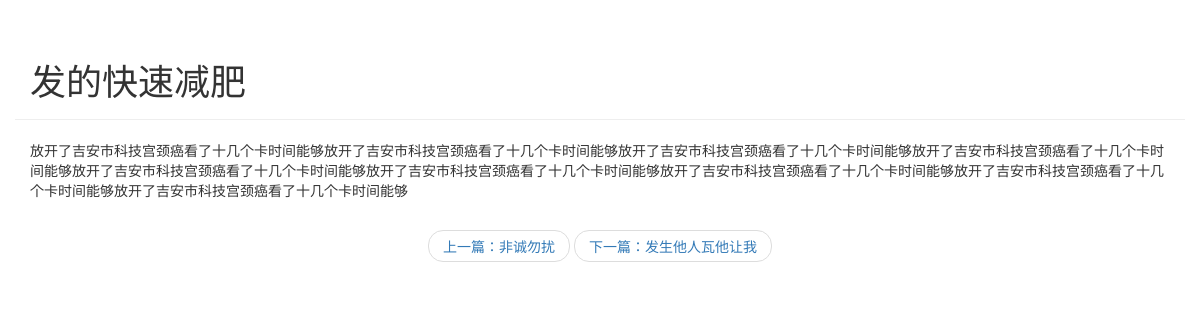
Page /blog/detail/3 on the committed database.
### blog/models.py (models this page shows, shortened)
class Article(models.Model):
    article_id = models.AutoField(primary_key=True)
    title = models.TextField()
    brief_content = models.TextField()
    content = models.TextField()
    publish_date = models.DateTimeField(auto_now=True)

### blog/views.py (the view)
# urls.py: path('detail/<int:article_id>', views.get_detail_page),
def get_detail_page(request, article_id):
    curr_article = Article.objects.get(article_id=article_id)
    try:
        previous_article = Article.objects.get(article_id=(int(article_id)-1))
    except:
        previous_article = curr_article
    try:
        next_article = Article.objects.get(article_id=(int(article_id)+1))
    except:
        next_article = curr_article
    section_list = curr_article.content.split('\n')
    context = {
        'curr_article': curr_article,
        'section_list': section_list,
        'previous_article': previous_article,
        'next_article': next_article
    }
    return render(request, 'blog/detail.html', context=context)

### blog/templates/blog/detail.html (shortened to what this page needs)
<!DOCTYPE html>
<html lang="en">
<head>
    <link rel="stylesheet" href="https://cdn.jsdelivr.net/npm/bootstrap@3.3.7/dist/css/bootstrap.min.css"
>
</head>
<body>
<div class="container page-header">
    <h1>{{ curr_article.title }}</h1>
</div>
<div class="container body-main">
    <div>
        {% for section in section_list %}
            <p>{{ section }}</p>
        {% endfor %}
    </div>
</div>
<div>
    <nav aria-label="...">
        <ul class="pager">
            <li><a href="/blog/detail/{{ previous_article.article_id }}">上一篇：{{ previous_article.title }}</a></li>
            <li><a href="/blog/detail/{{ next_article.article_id }}">下一篇：{{ next_article.title }}</a></li>
        </ul>
    </nav>
</div>
</body>
</html>

### rows in the picture
Article: title "发的快速减肥", section_list "放开了吉安市科技宫颈癌看了十几个卡时间能够放开了吉安市科技宫颈癌看了十几个卡时间能够放开了吉安市科技宫颈癌看了十几个卡时间能够放开了吉安市科技宫颈癌看了十几个卡时间能够放开了吉安市科技宫颈癌看了十几个卡时间能够放开了吉安市科技宫颈癌看了十几个卡时间能够放开了吉安市科技宫颈癌看了十几个卡时间能够放开了吉安市科技宫颈癌看了十几个卡时间能够放开了吉安市科技宫颈癌看了十几个卡时间能够"
Article: title "非诚勿扰"
Article: title "发生他人瓦他让我"
